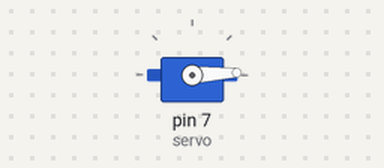
This sketch was run on a simulated Arduino Uno, built with avr-gcc and run on an emulated ATmega328P. Shown: servo.

Above: at 0.05 s.
At 0.9 s:
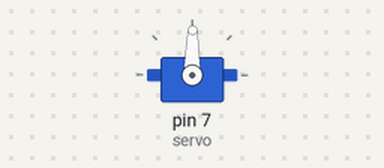
At 1.75 s:
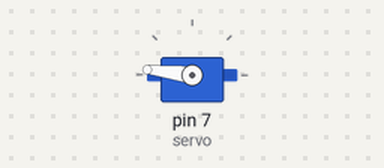
At 3.45 s:
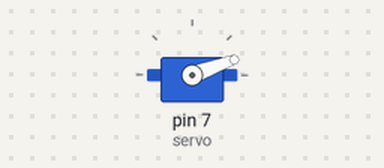
Timing chart, 0 to 8.4 s (numbered marks = the images above):
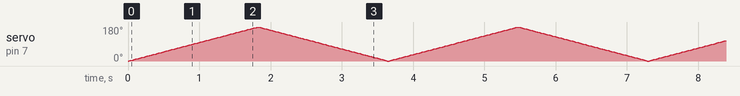

The sketch:

arduino_0_to_180.ino
```cpp
/* 서보모터를 0도 부터 180도 까지 움직이게 한다.

*/
#include <Servo.h>                     //servo 함수 호출
Servo servo;                           //Servo 객체 생성


void setup(){                          //처음 시작히전에 Servo의 핀과 Serial 창을 띠우기 위해 셋팅을 한다.
  servo.attach(7);                     //서보 모터의 signal 핀을 자신이 꼽은 곳에 설정한다.
  Serial.begin(9600);                  //Serial 창을 띠우고 통신 속도를 입력한다 Serial.begin(speed)
}
void loop(){                           //무한으로 반복할 알고리즘을 적기 위한 공간이다.
 for(int i =0; i <=180;i++){           //i를 0부터 180 까지 1씩 더하는 반복문이다
  servo.write(i);                      // servo.write(degree)로 서보 모터의 각도를 조절한다.
  delay(10);                           // 지연시간을 10ms로 지정한다.
 }
  for(int i =180; i >= 0;i--){         //i를 180부터 0까지 1씩 빼는 반복문이다.
  servo.write(i);                      // servo.write(degree)로 서보 모터의 각도를 조절한다.
  delay(10);                           // 지연시간을 10ms로 지정한다.
 }
}
```
